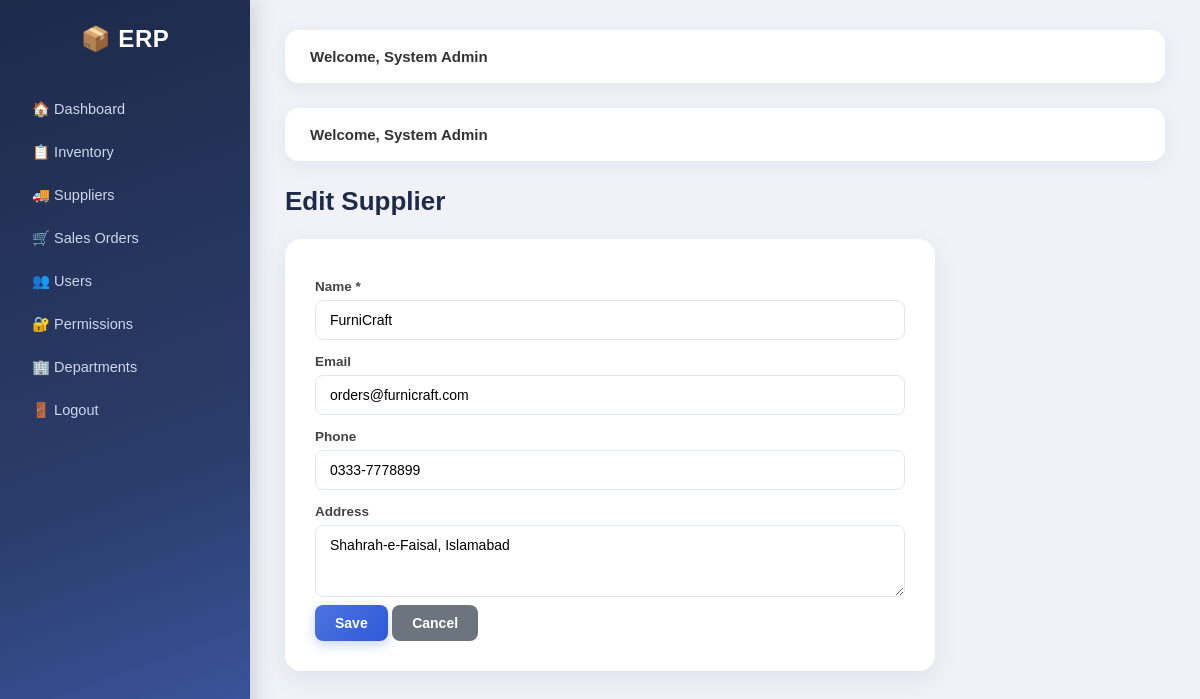
Screenshot of /suppliers/form.php?id=3 (signed in) with the database file from the repository.
### tables this page shows
CREATE TABLE `suppliers` (
  `id` int(11) NOT NULL,
  `name` varchar(100) NOT NULL,
  `email` varchar(100) DEFAULT NULL,
  `phone` varchar(30) DEFAULT NULL,
  `address` text DEFAULT NULL
);

### suppliers/form.php (the view, shortened to what this page needs)
<?php
require '../includes/auth.php';
$id = (int)($_GET['id'] ?? 0);
$s = ['name' => '', 'email' => '', 'phone' => '', 'address' => ''];
if ($id) {
    $stmt = $pdo->prepare("SELECT * FROM suppliers WHERE id=?");
    $stmt->execute([$id]);
    $s = $stmt->fetch(PDO::FETCH_ASSOC);
}
require '../includes/header.php';
?>
<h1><?= $id ? 'Edit' : 'Add' ?> Supplier</h1>
<div class="form-box">
  <form method="POST">
    <label>Name *</label>
    <input type="text" name="name" value="<?= htmlspecialchars($s['name']) ?>" required>
    <label>Email</label>
    <input type="text" name="email" value="<?= htmlspecialchars($s['email']) ?>">
    <label>Phone</label>
    <input type="text" name="phone" value="<?= htmlspecialchars($s['phone']) ?>">
    <label>Address</label>
    <textarea name="address" rows="3"><?= htmlspecialchars($s['address']) ?></textarea>
    <button class="btn">Save</button>
    <a class="btn gray" href="index.php">Cancel</a>
  </form>
</div>
<?php require '../includes/footer.php'; ?>

### assets/css/style.css (style rules this page uses)
* { margin:0; padding:0; box-sizing:border-box; }
body { font-family:'Poppins', sans-serif; background:#f0f2f8; display:flex; min-height:100vh; color:#333; }
.btn { display:inline-block; padding:10px 20px; background:linear-gradient(135deg,#4e73df,#2e59d9); color:#fff; border:none; border-radius:8px; text-decoration:none; cursor:pointer; font-family:inherit; font-weight:600; font-size:14px; transition:all .25s ease; box-shadow:0 4px 12px rgba(78,115,223,.3); }
.btn.gray { background:#6c757d; box-shadow:none; }
.form-box { background:#fff; padding:30px; border-radius:16px; max-width:650px; box-shadow:0 8px 25px rgba(30,42,74,.08); animation:fadeUp .4s ease; }
.form-box label { font-weight:600; font-size:13.5px; color:#444; display:block; margin-top:10px; }
input, select, textarea { width:100%; padding:11px 14px; margin:6px 0 4px; border:1.5px solid #e2e6f0; border-radius:8px; font-family:inherit; font-size:14px; transition:border .2s ease, box-shadow .2s ease; }
h1 { margin-bottom:22px; color:#1e2a4a; font-weight:700; font-size:26px; }

### rows the page displays
suppliers: name "FurniCraft", email "orders@furnicraft.com", phone "0333-7778899", address "Shahrah-e-Faisal, Islamabad"

### other values shown
$_SESSION['full_name'] "System Admin"
